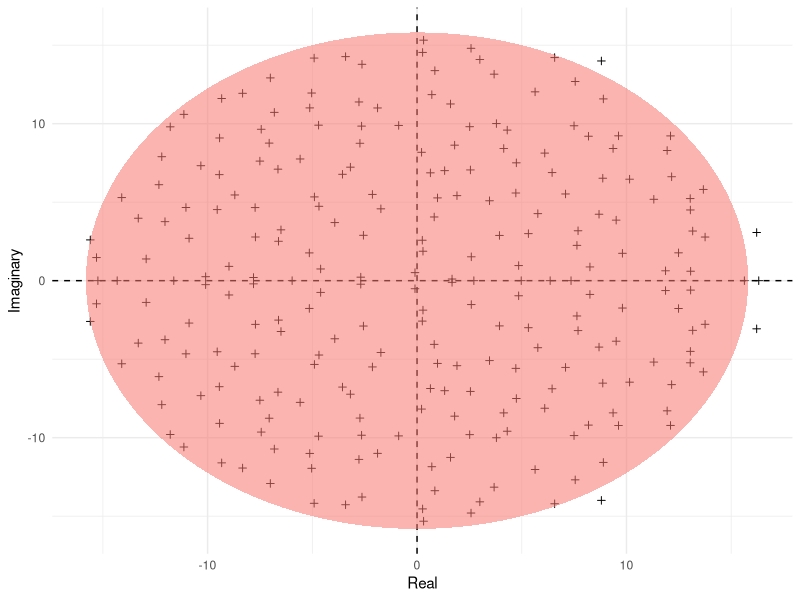

This chart was generated by the following R code:
# Author: Kevin Zhao zhetao.zhao24@imperial.ac.uk
# Script: Girko.R
# Description: Generates a Girko circular law plot showing eigenvalues of a random matrix.
# Outputs: A PDF file named "Girko.pdf" in the results directory.
# Date: Dec 2024

# Ensure ggplot2 is installed and loaded
# This block checks if the ggplot2 package is available and installs it if not.
if (!requireNamespace("ggplot2", quietly = TRUE)) {
    install.packages("ggplot2")
}
library(ggplot2)  # Load ggplot2 for data visualization

# Function to build an ellipse
# Inputs:
#   hradius - Horizontal radius of the ellipse
#   vradius - Vertical radius of the ellipse
# Output:
#   A data frame containing x and y coordinates of the ellipse points
build_ellipse <- function(hradius, vradius) {
  npoints <- 250  # Number of points used to approximate the ellipse
  a <- seq(0, 2 * pi, length = npoints + 1)  # Angles from 0 to 2π
  x <- hradius * cos(a)  # x-coordinates
  y <- vradius * sin(a)  # y-coordinates
  return(data.frame(x = x, y = y))  # Return a data frame of points
}

# Define matrix size and compute eigenvalues
N <- 250  # Size of the random matrix
M <- matrix(rnorm(N * N), N, N)  # Create an NxN matrix of random normal values
eigvals <- eigen(M)$values  # Compute eigenvalues of the matrix

# Create data frames for plotting
eigDF <- data.frame("Real" = Re(eigvals), "Imaginary" = Im(eigvals))  # Data frame of real and imaginary parts of eigenvalues
my_radius <- sqrt(N)  # Radius of the circle based on matrix size
ellDF <- build_ellipse(my_radius, my_radius)  # Data frame for ellipse points
names(ellDF) <- c("Real", "Imaginary")  # Rename columns for compatibility with ggplot aesthetics

# Plot eigenvalues and ellipse
p <- ggplot(eigDF, aes(x = Real, y = Imaginary)) +  # Base plot with eigenvalues
  geom_point(shape = I(3)) +  # Scatter plot for eigenvalues
  geom_hline(aes(yintercept = 0), linetype = "dashed") +  # Horizontal line at y=0
  geom_vline(aes(xintercept = 0), linetype = "dashed") +  # Vertical line at x=0
  geom_polygon(data = ellDF, aes(x = Real, y = Imaginary, alpha = 1/20, fill = "red")) +  # Add ellipse
  theme_minimal() +  # Use a clean, minimal theme
  theme(legend.position = "none")  # Remove the legend

# Save the plot
# Outputs the plot as a PDF file in the results directory
ggsave("../results/Girko.pdf", plot = p, height = 6, width = 6)
